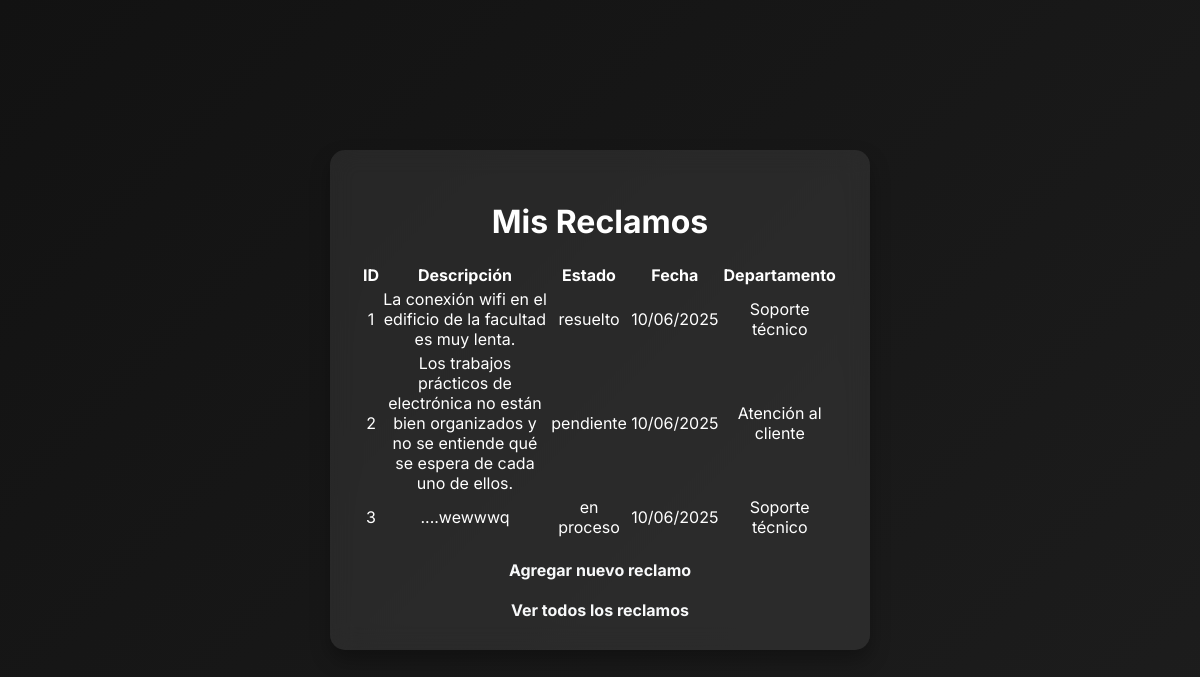
The page /mis_reclamos (signed in) on the database as committed earlier.
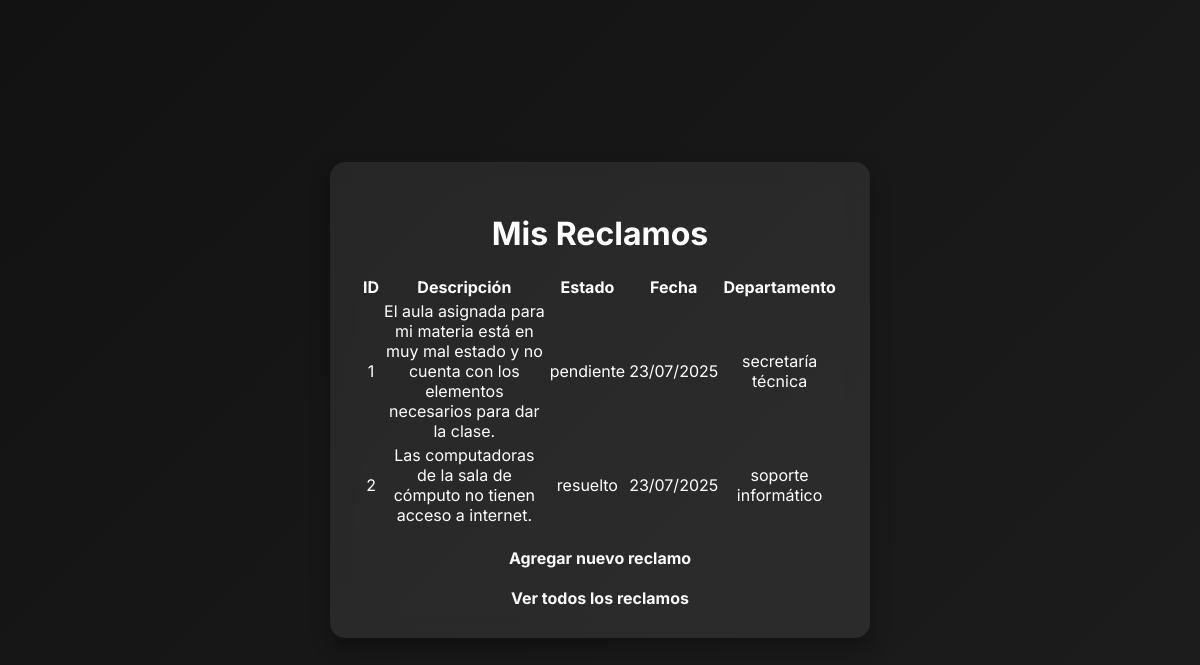
The same page on the database as committed later.
### modules/modelos.py (models this page shows, shortened)
class ModeloReclamo(Base):
    __tablename__= 'reclamos'
    id= Column(Integer, primary_key=True)
    descripcion= Column(String(1000), nullable=False)
    estado= Column(String(50), default="pendiente") #El estado. Puede ser Pendiente, o Resuelto
    departamento= Column(String(100), nullable=False)
    fecha_creacion= Column(DateTime, default=datetime.utcnow)
    fecha_resolucion= Column(DateTime, nullable=True)
    id_usuario= Column(Integer, ForeignKey('usuarios.id')) #Reclamo ligado a usuario
    foto = Column(String(255), nullable=True)

### server.py (the view)
@app.route('/mis_reclamos')
@login_required
def mis_reclamos():
    usuario_id=int(current_user.id)
    todos=gestor_reclamos.obtener_todos_los_reclamos()
    propios= [r for r in todos if r.id_usuario ==usuario_id]
    return render_template("mis_reclamos.html", lista_reclamos=propios)

### modules/dominio.py (called while the page is built)
    @property
    def id(self):
        return self.__id

    @property
    def descripcion(self):
        return self.__descripcion

    @property
    def estado(self):
        return self.__estado

    @property
    def id_usuario(self):
        return self.__id_usuario

    @property
    def departamento(self):
        return self.__departamento

    @property
    def fecha_creacion(self):
        return self.__fecha_creacion

    @id.setter
    def id(self, p_id):
        if p_id is not None and not isinstance(p_id, int):
            raise ValueError("El id debe ser un número entero")
        self.__id=p_id

    @descripcion.setter
    def descripcion(self, p_descripcion):
        if not isinstance(p_descripcion, str) or p_descripcion.strip() == "":
            raise ValueError("La descripcion no puede estar vacía")
        self.__descripcion= p_descripcion.strip()

    @estado.setter
    def estado(self, p_estado):
        if p_estado not in ["pendiente", "resuelto", "en proceso","inválido"]:
            raise ValueError("El estado debe ser 'pendiente', 'resuelto', 'en proceso' o 'invalido'")
        self.__estado=p_estado

    @foto.setter
    def foto(self, p_foto):
        self.__foto=p_foto

### templates/mis_reclamos.html (shortened to what this page needs)
<!DOCTYPE html>
<html lang="es">
<head>
    <link rel="stylesheet" type="text/css" href="{{ url_for('static', filename='style.css') }}">
</head>
<body>
    <div class="container">
        <h1>Mis Reclamos</h1>
        {% if lista_reclamos %}
            <table class="styled-table">
                <thead>
                    <tr>
                        <th>ID</th>
                        <th>Descripción</th>
                        <th>Estado</th>
                        <th>Fecha</th>
                        <th>Departamento</th>
                    </tr>
                </thead>
                <tbody>
                    {% for reclamo in lista_reclamos %}
                    <tr>
                        <td>{{ reclamo.id }}</td>
                        <td>{{ reclamo.descripcion }}</td>
                        <td><span class="status {{ reclamo.estado }}">{{ reclamo.estado }}</span></td>
                        <td>{{ reclamo.fecha_creacion.strftime('%d/%m/%Y') }}</td>
                        <td>{{ reclamo.departamento }}</td>
                    </tr>
                    {% endfor %}
                </tbody>
            </table>
        {% else %}
            <p>No tienes reclamos registrados.</p>
        {% endif %}
        <div class="button-container">
            <a href="{{ url_for('agregar_reclamo') }}" class="btn-add">Agregar nuevo reclamo</a>
            <a href="{{ url_for('listar_reclamos') }}" class="btn-back">Ver todos los reclamos</a>
        </div>
    </div>
</body>
</html>

Rows that differ between the two databases and show on the page:
no longer on this page (row edited): ModeloReclamo: id "3", descripcion "....wewwwq", estado "en proceso", fecha_creacion "10/06/2025", departamento "Soporte técnico"
changed ModeloReclamo: descripcion "La conexión wifi en el edificio de la facultad es muy lenta." → "El aula asignada para mi materia está en muy mal estado y no cuenta con los elementos necesarios para dar la clase."; estado "resuelto" → "pendiente"; fecha_creacion "10/06/2025" → "23/07/2025"; departamento "Soporte técnico" → "secretaría técnica"
changed ModeloReclamo id 2: descripcion "Los trabajos prácticos de electrónica no están bien organizados y no se entiende qué se espera de cada uno de ellos." → "Las computadoras de la sala de cómputo no tienen acceso a internet."; estado "pendiente" → "resuelto"; fecha_creacion "10/06/2025" → "23/07/2025"; departamento "Atención al cliente" → "soporte informático"
